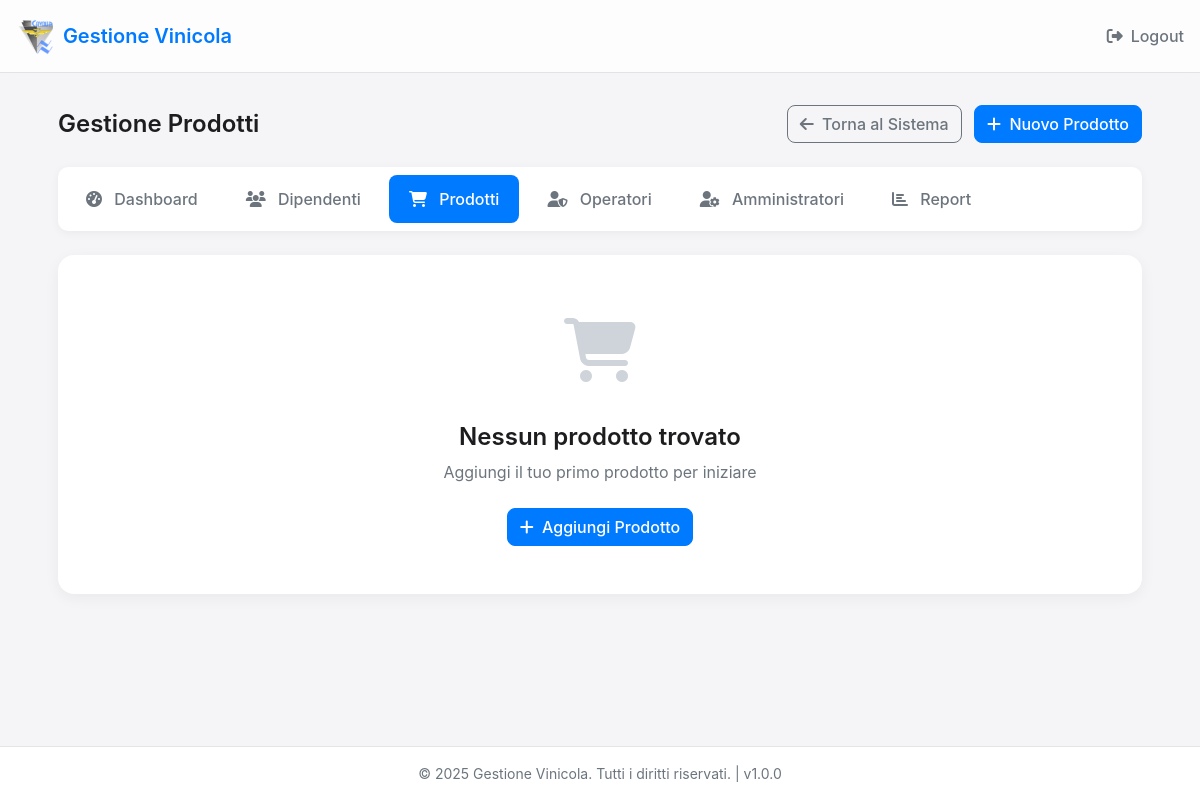
The page /admin/products (signed in) on the database as committed earlier.
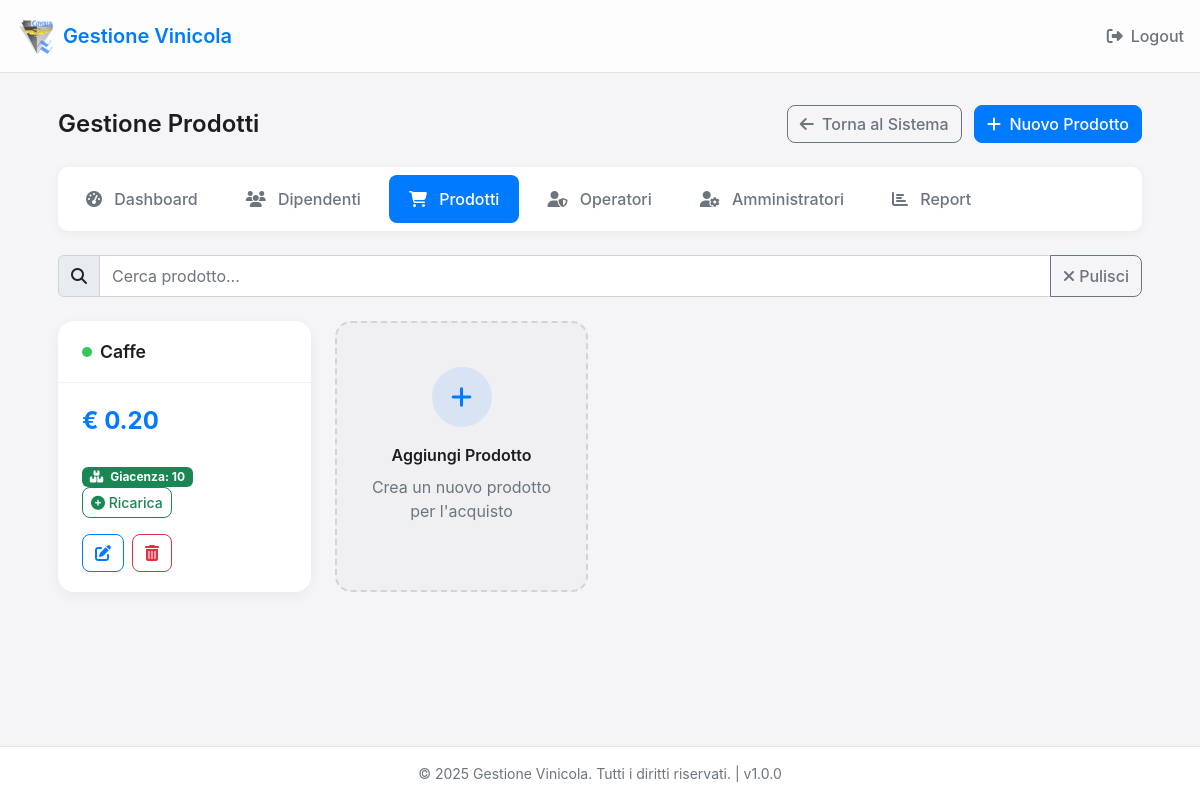
The same page on the database as committed later.
### app.py (models this page shows, shortened)
class Product(db.Model):
    id = db.Column(db.Integer, primary_key=True)
    name = db.Column(db.String(100))
    price = db.Column(db.Numeric(10, 2))
    active = db.Column(db.Boolean, default=True)
    inventory = db.Column(db.Integer, default=0)  # Giacenza del prodotto

### app.py (the view)
@app.route('/admin/products')
def admin_products():
    if session.get('admin_logged_in') != True:
        return redirect(url_for('admin_login'))
    products = Product.query.all()
    return render_template('admin_products.html', products=products)

### app.py (called while the page is built)
@app.context_processor
def inject_app_info():
    now = datetime.now()
    return {
        'app_name': app.config['APP_NAME'],
        'app_version': app.config['APP_VERSION'],
        'now': now
    }

### templates/admin_products.html (shortened to what the changed rows need)
{% extends "base.html" %}
{% block content %}
<div class="admin-container">
    <div class="admin-header">
        <h1 class="admin-title">Gestione Prodotti</h1>
    </div>
    {% if products %}
    <div class="mb-4">
        <div class="input-group">
            <span class="input-group-text">
                <i class="fas fa-search"></i>
            </span>
            <input type="text" class="form-control" id="searchProduct" placeholder="Cerca prodotto...">
            <button class="btn btn-outline-secondary" type="button" id="clearSearchBtn">
                <i class="fas fa-times"></i> Pulisci
            </button>
        </div>
    </div>
    <div class="products-container">
        {% for product in products %}
        <div class="product-card">
            <div class="product-header">
                <h3 class="product-title">
                    <span class="product-status {% if product.active %}status-active{% else %}status-inactive{% endif %}"></span>
                    {{ product.name }}
                </h3>
            </div>
            <div class="product-body">
                <div class="product-price">€ {{ "%.2f"|format(product.price) }}</div>
                <div class="product-inventory mb-3">
                    <span class="badge {% if product.inventory > 0 %}bg-success{% elif product.inventory == 0 %}bg-warning{% else %}bg-danger{% endif %} me-2">
                        <i class="fas fa-boxes me-1"></i> Giacenza: {{ product.inventory }}
                    </span>
                    <button type="button" class="btn btn-sm btn-outline-success restock-btn" data-product-id="{{ product.id }}" data-product-name="{{ product.name }}" data-product-inventory="{{ product.inventory }}">
                        <i class="fas fa-plus-circle"></i> Ricarica
                    </button>
                </div>
                <div class="product-actions">
                    <button type="button" class="btn btn-outline-primary edit-product-btn" data-product-id="{{ product.id }}" data-product-name="{{ product.name }}" data-product-price="{{ product.price }}" data-product-active="{{ '1' if product.active else '0' }}" data-product-inventory="{{ product.inventory }}">
                        <i class="fas fa-edit"></i>
                    </button>
                    <button type="button" class="btn btn-outline-danger delete-product-btn" data-product-id="{{ product.id }}" data-product-name="{{ product.name }}">
                        <i class="fas fa-trash-alt"></i>
                    </button>
                </div>
            </div>
        </div>
        {% endfor %}
        <div class="add-product-card" data-bs-toggle="modal" data-bs-target="#newProductModal">
            <div class="add-icon">
                <i class="fas fa-plus"></i>
            </div>
            <div class="add-title">Aggiungi Prodotto</div>
            <div class="add-description">Crea un nuovo prodotto per l'acquisto</div>
        </div>
    </div>
    {% else %}
    <div class="empty-state">
        <div class="empty-icon">
            <i class="fas fa-shopping-cart"></i>
        </div>
        <h3 class="empty-title">Nessun prodotto trovato</h3>
        <p class="empty-description">Aggiungi il tuo primo prodotto per iniziare</p>
        <button type="button" class="btn btn-primary" data-bs-toggle="modal" data-bs-target="#newProductModal">
            <i class="fas fa-plus me-1"></i> Aggiungi Prodotto
        </button>
    </div>
    {% endif %}
</div>
{% endblock %}

Rows that differ between the two databases and show on the page:
added Product: active True (drawn), name "Caffe", price "0.20", inventory "10"
Other text that changed with them:
text no longer shown: "Nessun prodotto trovato Aggiungi il tuo primo prodotto per iniziare"
text now shown: "Pulisci Crea un nuovo prodotto per l'acquisto"
